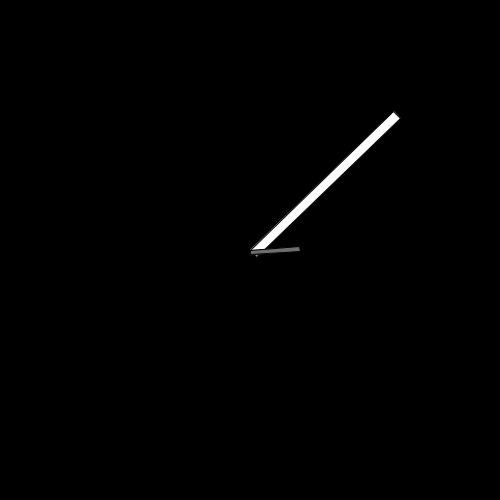
Frame 1 (no input)
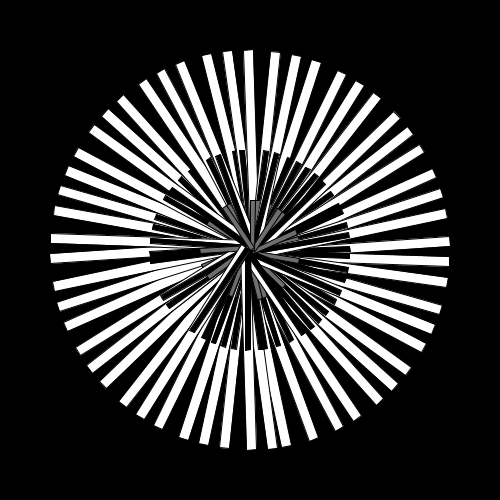
Frame 60 (the mouse pressed at the canvas centre just before this capture)
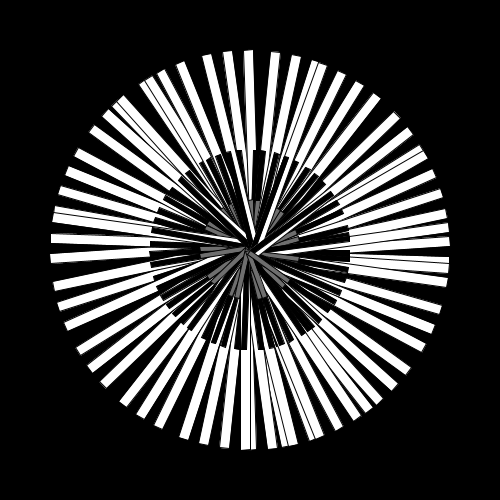
Frame 120 (the mouse held since frame 60 and released just before this capture)

The Processing sketch that drew these frames (run headless with seeded random() and noise(); from frame 60 on, the mouse is pressed at the canvas centre):

// Processing sketch: processing_168363
// ── processing_168363.pde

void setup()
{
  size (500, 500);
  background (0);
}
 
 void draw()
 {
   pushMatrix();
   translate (250, 250);
   fill ( 255);
   rotate (radians(millis())*2);
   quad (0, 0, 200, 0, 200, 10, 0, 10);
   popMatrix();
   
   pushMatrix();
   translate (250, 250);
   fill (0);
   rotate (radians(millis())*2);
   quad (0, 0, 100, 0, 100, 5, 0, 5);
   popMatrix();
 
 pushMatrix();
 translate(250, 250);
 fill(110);
 rotate (radians (millis())*-2);
 quad (0, 0, 50, 0, 50, 5, 0, 5);
 popMatrix();
 }
   
